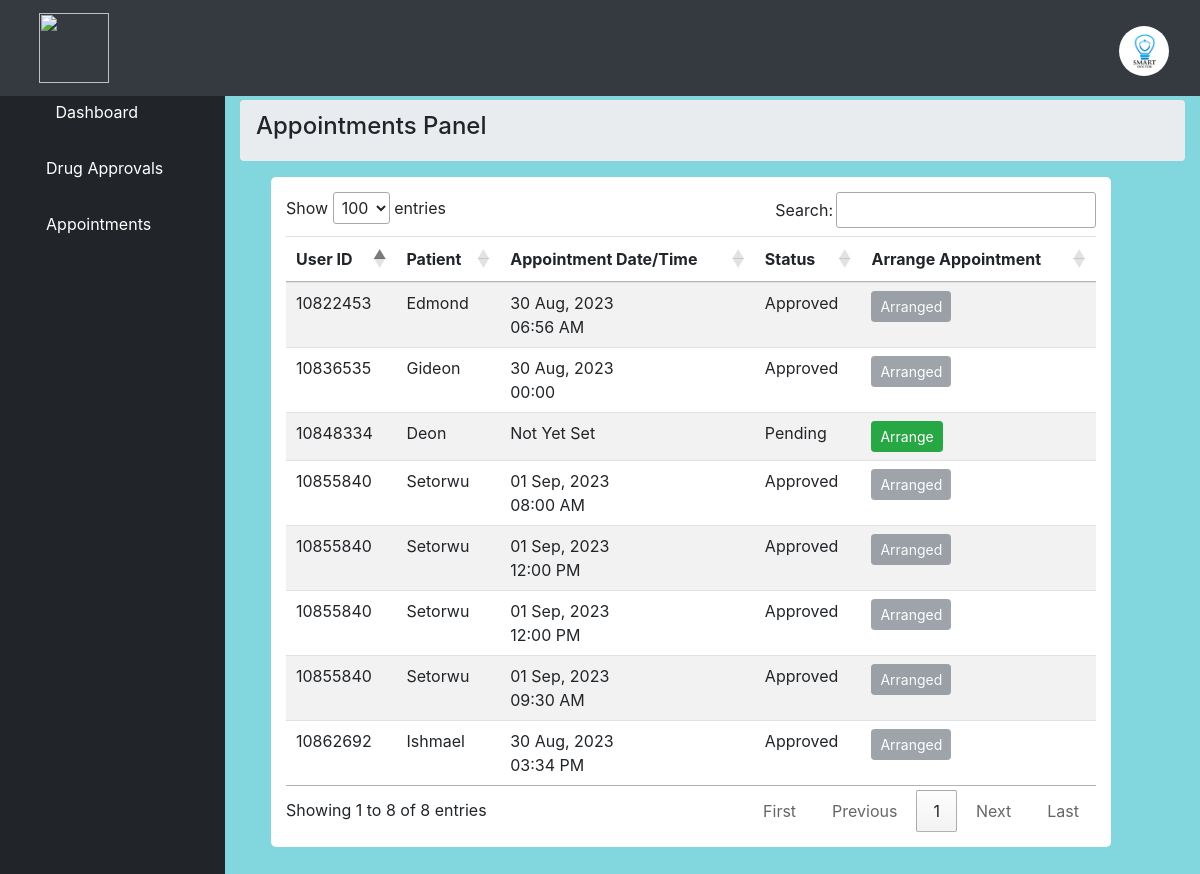
Page /doctor/appointments (signed in) on the committed database.
### core/models.py (models this page shows, shortened)
class Profile(models.Model):
    user = models.OneToOneField(User, on_delete=models.CASCADE)
    usercode = models.CharField(max_length=10, default='ABC12345')
    profile = models.ImageField(upload_to = 'profile-uploads/', default = '', blank=True)
    birth_date = models.DateField(default='None')
    contact = models.CharField(max_length=255, default='1234567890')
    gender = models.CharField(max_length=255)
    country = models.CharField(max_length=255, default='Ghana')
    created_on = models.DateTimeField(auto_now_add=True)

class Appointment(models.Model):
    approved = models.BooleanField(default=False)
    time = models.CharField(max_length=200, null=True)
    patient = models.ForeignKey(User, related_name="pat", on_delete= models.CASCADE)
    doctor = models.ForeignKey(User, related_name="dor", on_delete= models.CASCADE, null=True)
    appointment_day = models.DateTimeField(null=True)
    medical = models.ForeignKey(Medical, related_name="medical", on_delete= models.CASCADE, null=True)
    created_on = models.DateTimeField(auto_now_add=True)

class User(AbstractUser):
    is_patient = models.BooleanField(default=False)
    is_doctor = models.BooleanField(default=False)
    phonenumber = models.CharField(max_length=200,null=True)

### core/views.py (the view)
# urls.py: path('doctor/appointments', views.doctor_appointments, name='meet_list'),
@login_required
def doctor_appointments(request):
	template_name = 'doctor/appointments.html'
	page = "Doctor Appointments"
	user_id = request.user.id
	appointments = Appointment.objects.all().order_by('-created_on')
	user = request.user
	profile = Profile.objects.get(user=user)
	context = {
		'appointments':appointments,
		'profile': profile,
		'page':page
		}
	return render(request, template_name, context)

### core/templates/doctor/appointments.html (shortened to what this page needs)
{% extends 'doctor/base.html' %}
{% block body %}
 <div id="content-wrapper">
        <div class="container-fluid">
            <ol class="breadcrumb">
              <li class="breadcrumb-item">
                  <h4 class="text-center" style="width:100%">Appointments Panel</h4>
              </li>
             </ol>
            <div class="row">
            <div class="col-sm-8">
                <center class="appointments-table">
                <table class="table table-hover table-striped" id="appointments_table">
                    <thead>
                        <tr>
                            <th scope="col">User ID</th>
                            <th scope="col">Patient</th>
                            <th scope="col">Appointment Date/Time</th>
                            <th scope="col">Status</th>
                            <th scope="col">Arrange Appointment</th>
                        </tr>
                    </thead>
                    <tbody id="mytable">
                        {% for d in appointments %}
                        <tr>
                            <td>{{ d.patient.profile.usercode }}</td>
                            <td>{{ d.patient.username }}</td>
                            {% if d.approved %}
                            <td>{{ d.appointment_day|date:"d M, Y" }} <br> {{ d.time }} </td>
                            {% else %}
                            <td>Not Yet Set</td>
                            {% endif %}
                            <td> {% if d.approved == True %}
                                Approved
                                {% else %}
                                Pending
                            {% endif %}</td>
                            <td>
                              {% if d.approved %}
                                <button class="btn btn-secondary btn-sm" type="button"  disabled>Arranged</button>
                              {% else %}
                                <button class="btn btn-success btn-sm btn_plan" type="button" data-sid="{{ d.id }}" data-uid="{{ d.patient.id }}" data-toggle="modal" data-target="#form">Arrange</button>
                              {% endif %}
                            </td>
                        </tr>
                        {% endfor %}
                    </tbody>
                </table>
              </center>
            </div>
            </div>
        </div>
        </div>
{% endblock %}

### core/templates/doctor/base.html (shortened to what this page needs)
{% load static %}
<!DOCTYPE html>
<html>
  <head>
    <link rel="stylesheet" href="{% static 'core/css/bootstrap/four/bootstrap.css' %}">
    <link href="{% static 'core/css/sb-admin.css' %}" rel="stylesheet">
    <link href="{% static 'core/css/fontawesome-free/css/all.min.css' %}" rel="stylesheet" type="text/css">
    <link rel="stylesheet" href="https://cdn.datatables.net/1.12.1/css/jquery.dataTables.min.css " />
</head>
  <body id="page-top" style="background-color: #82d7de">
    <nav class="navbar navbar-expand navbar-dark bg-dark fixed-top">
      <div class="top-logo">
        <a class="navbar-brand mr-1 text-white" href="{% url 'doctor_home' %}">
            <img class="top-image mr-2" src="{% static 'core/img/smart-remove.png' %}" type="image/png">
        </a>
       </div>
      <ul class="navbar-nav ml-auto ml-md-0">
        <li class="nav-item dropdown no-arrow">
            <a class=" dropdown-toggle" href="#" id="userDropdown" role="button" data-toggle="dropdown" aria-haspopup="true" aria-expanded="false">
                {% if profile.profile %}
                <img class="profile" src="{{ profile.profile.url }}" style="padding: 5px;">
                {% else %}
                <img class="profile" src="{% static 'core/img/profile.png' %}" >
                {% endif %}
            </a>
        </li>
    </ul>
    </nav>
    <div id="wrapper" style="margin-top: 7%;">
      <div id="sidebar">
        <ul class="sidebar navbar-nav">
          <li class="nav-item active">
            <a class="nav-link" href="{% url 'doctor_home' %}">
              <i class="fas fa-fw fa-tachometer-alt"></i>
              <span>Dashboard</span>
            </a>
          </li>
          <li class="nav-item">
            <a class="nav-link" href="{% url 'commend' %}">
              <i class="fas fa-medkit text-white"></i>
              <span style="color: white">Drug Approvals</span>
            </a>
          </li>
          <li class="nav-item">
            <a class="nav-link" href="{% url 'meet_list' %}">
              <i class="fas fa-calendar text-white"></i>
              <span style="color: white">Appointments</span>
            </a>
          </li>
        </ul>
      </div>
      {% block body %}
      {% endblock %}
    </div>
  </body>
</html>

### rows in the picture
Profile: profile (picture)
Appointment: patient.profile.usercode "10848334", patient.username "Deon", approved "Not Yet Set"
Appointment: patient.profile.usercode "10822453", patient.username "Edmond", appointment_day "30 Aug, 2023", time "06:56 AM", approved "Approved"
Appointment: patient.profile.usercode "10862692", patient.username "Ishmael", appointment_day "30 Aug, 2023", time "03:34 PM", approved "Approved"
Appointment: patient.profile.usercode "10855840", patient.username "Setorwu", appointment_day "01 Sep, 2023", time "08:00 AM", approved "Approved"
Appointment: patient.profile.usercode "10855840", patient.username "Setorwu", appointment_day "01 Sep, 2023", time "12:00 PM", approved "Approved"
Appointment: patient.profile.usercode "10855840", patient.username "Setorwu", appointment_day "01 Sep, 2023", time "12:00 PM", approved "Approved"
Appointment: patient.profile.usercode "10855840", patient.username "Setorwu", appointment_day "01 Sep, 2023", time "09:30 AM", approved "Approved"
Appointment: patient.profile.usercode "10836535", patient.username "Gideon", appointment_day "30 Aug, 2023", time "00:00", approved "Approved"
